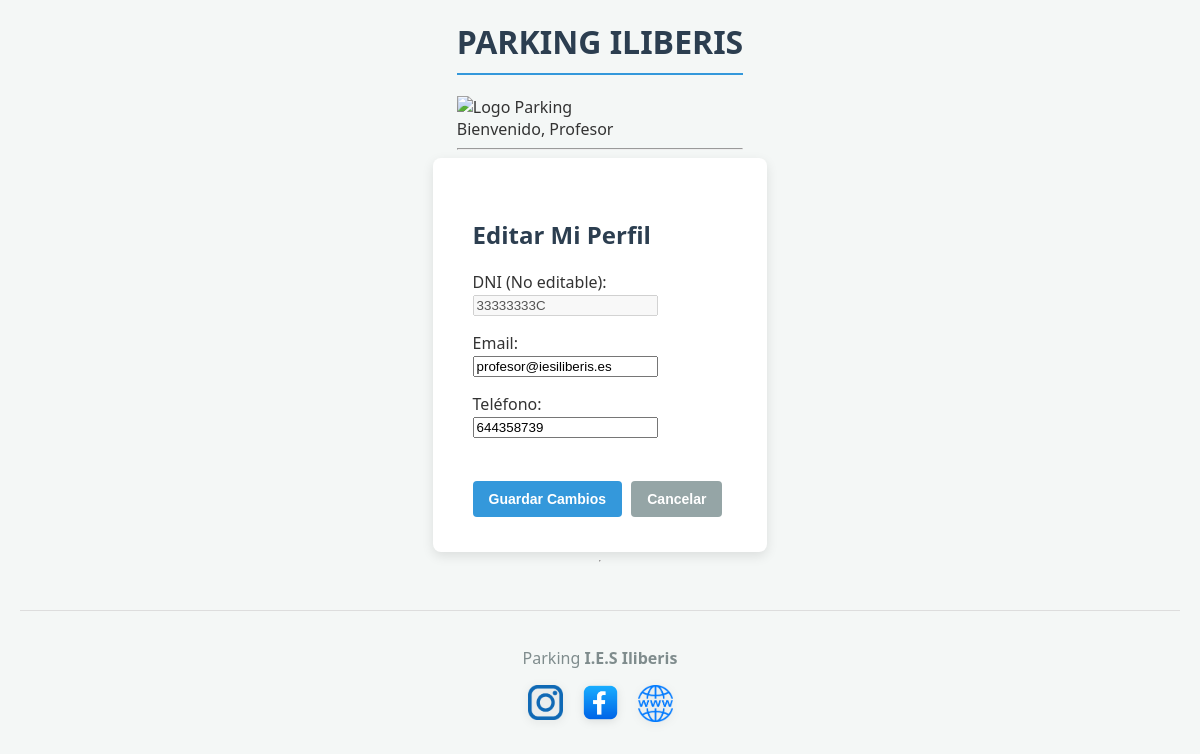
The app's page /aplicacion-web/profesor/editar_perfil.php (signed in) with its own data.
### tables this page shows
CREATE TABLE `usuarios` (
  `dni` varchar(9) NOT NULL,
  `nombre` varchar(50) NOT NULL,
  `apellidos` varchar(100) NOT NULL,
  `email` varchar(100) NOT NULL,
  `telefono` varchar(15) DEFAULT NULL,
  `password` varchar(255) DEFAULT NULL,
  `id_rol` int(11) DEFAULT NULL
);

### aplicacion-web/profesor/editar_perfil.php (the view, shortened to what this page needs)
<?php
require '../conexion.php';
require '../header2.php';
$dni = $_SESSION['dni'];
$sql = "SELECT * FROM usuarios WHERE dni = '$dni'";
$res = mysqli_query($conexion, $sql);
$user = mysqli_fetch_assoc($res);
?>
<div class="container">
    <h2>Editar Mi Perfil</h2>
    <form method="POST">
        <p>DNI (No editable):<br>
        <input type="text" value="<?php echo $user['dni']; ?>" disabled></p>
        <p>Email:<br>
        <input type="email" name="email" value="<?php echo $user['email']; ?>" required></p>
        <p>Teléfono:<br>
        <input type="text" name="telefono" value="<?php echo $user['telefono']; ?>" required></p>
        <br>
        <button type="submit">Guardar Cambios</button>
        <a href="index.php"><button type="button" style="background-color: #95a5a6;">Cancelar</button></a>
    </form>
</div>
<?php require '../footer2.php'; ?>

### aplicacion-web/css/parking.css (style rules this page uses)
:root { --color-principal: #2c3e50; --color-secundario: #3498db; --color-fondo: #f4f7f6; --color-texto: #333333; --color-borde: #dddddd; --color-peligro: #e74c3c; }
* { box-sizing: border-box; }
body { font-family: 'Segoe UI', Tahoma, Geneva, Verdana, sans-serif; background-color: var(--color-fondo); color: var(--color-texto); margin: 0; padding: 20px; display: flex; flex-direction: column; align-items: center; }
.container { background-color: #ffffff; padding: 30px 40px; border-radius: 8px; box-shadow: 0 4px 12px rgba(0,0,0,0.1); width: 100%; max-width: 900px; }
h2 { color: var(--color-principal); margin-top: 30px; }
button, input[type="submit"], input[type="button"], .btn { background-color: var(--color-secundario); color: white; border: none; padding: 10px 16px; margin: 5px 5px 5px 0; border-radius: 4px; cursor: pointer; font-size: 14px; font-weight: bold; transition: background-color 0.3s ease; }
button:last-child, input[value*="Salir"] { background-color: var(--color-peligro); }

### records on screen
usuarios: dni "33333333C", email "profesor@iesiliberis.es", telefono "644358739"

### other values on screen
$_SESSION['username'] "Profesor"
